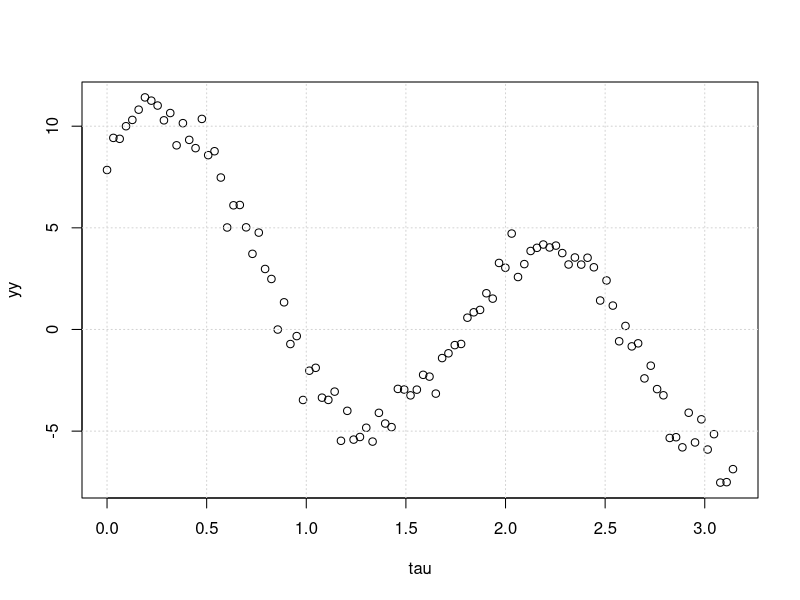

The R source for this figure:
### Solution to Exercise 1

# Set the number n
nn <- 100
# Generate the points
tau <- seq(0,pi,length.out=nn)
# Begin by generating a column of 1s
XX <- cbind(rep(1,nn))
# Set K
KK <- 2
# Make a for loop to bind columns with cos and sin values of increasing frequency
for (kk in 1:KK) {
  XX <- cbind(XX,sin(pi/2*tau*kk),cos(pi/2*tau*kk))
}
# Make theta vector
theta <- matrix(1:5,5,1)
# Set a random seed
set.seed(150)
# Generate the y values
yy <- XX%*%theta + rnorm(nn,0,sqrt(1/2))
# Plot data
plot(tau,yy)
grid()
# Compute the ordinary least squares estimate
theta_ols <- solve(t(XX)%*%XX)%*%t(XX)%*%yy
# Initialize the algorithm
theta_lad <- theta_ols
# Set the value of epsilon 
epsilon <- 0.001
# Set the number of iterations R
RR <- 100
for (rr in 1:RR) {
  # Compute the weight matrix 
  WW <- diag(c(1/sqrt((yy-XX%*%matrix(theta_lad,5,1)+epsilon)^2)))
  # Compute the new iteration
  theta_lad <- solve(t(XX)%*%WW%*%XX)%*%t(XX)%*%WW%*%yy
}
# Print the east absolute deviation estimator
theta_lad